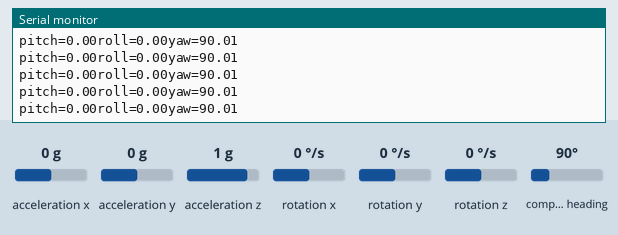
This sketch was run on a simulated Arduino Uno, built with avr-gcc and run on an emulated ATmega328P. Shown: the last lines printed to the serial monitor. The test bench sets the inputs (shaded band); at power-on: acceleration y 0 g, compass heading 90°, acceleration x 0 g, acceleration z 1 g, rotation x 0 °/s, rotation y 0 °/s, rotation z 0 °/s.

Above: at 1.2 s.
1.3 s: acceleration y set to 0.8 g
At 2.4 s:
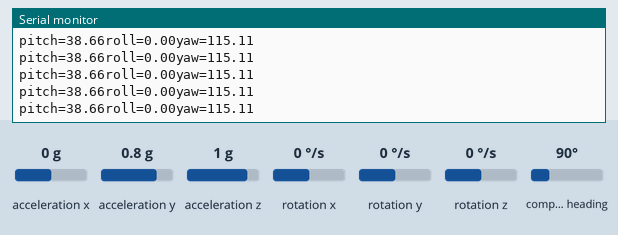
4.3 s: acceleration y set to 0 g
At 5.4 s:
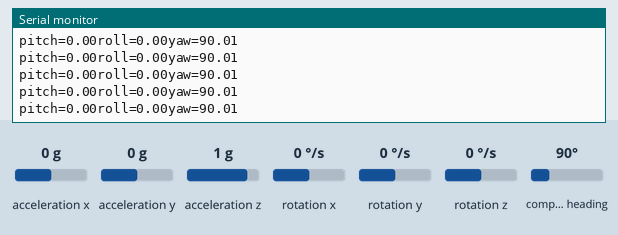
7.3 s: compass heading set to 7°
At 8.2 s:
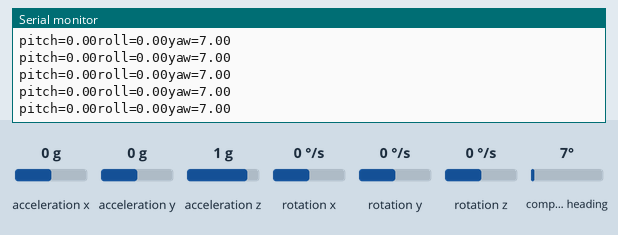
10.3 s: acceleration x set to -1.4 g
At 11.4 s:
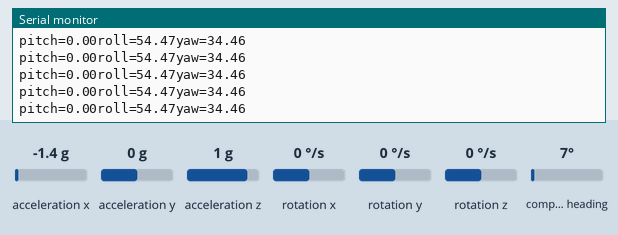
11.8 s: acceleration z set to -1.4 g
At 12.6 s:
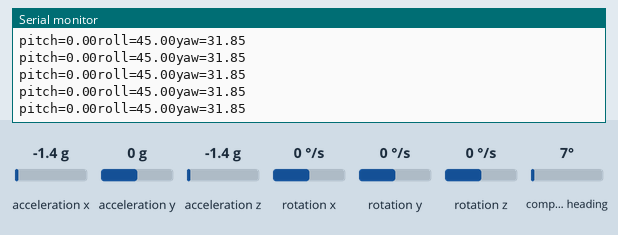
14.8 s: compass heading set to 180°
At 15.9 s:
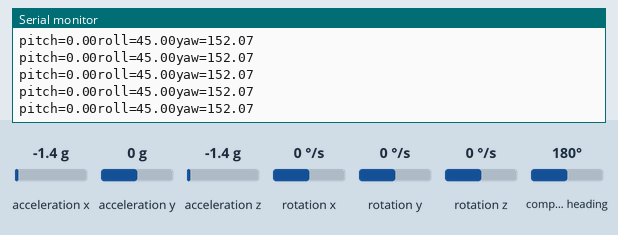
Timing chart, 0 to 17.8 s (numbered marks = the images above; inputs shaded):
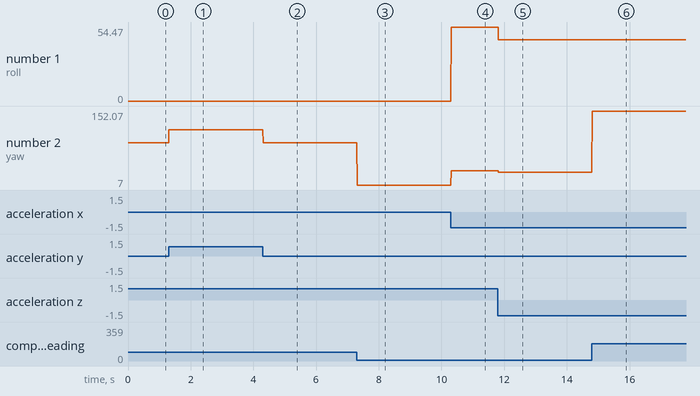

Measured:
- after the input at 1.3 s, the serial monitor: prints a new line at once (image 1)
- after the input at 4.3 s, the serial monitor: prints a new line at once (image 2)
- after the input at 7.3 s, the serial monitor: prints a new line at once (image 3)
- after the input at 10.3 s, the serial monitor: prints a new line at once (image 4)
- after the input at 11.8 s, the serial monitor: prints a new line at once (image 5)
- after the input at 14.8 s, the serial monitor: prints a new line at once (image 6)
- plotted number 1: 0 → 54.47 after the input at 10.3 s, 54.47 → 45 after the input at 11.8 s
- plotted number 2: 90.01 → 115.11 after the input at 1.3 s, 115.11 → 90.01 after the input at 4.3 s, 90.01 → 7 after the input at 7.3 s, 7 → 34.46 after the input at 10.3 s, 34.46 → 31.85 after the input at 11.8 s

The sketch:

gy9250_roll_pitch_yaw.ino
```cpp
#include "MPU9250.h"

// an MPU9250 object with the MPU-9250 sensor on I2C bus 0 with address 0x68
MPU9250 IMU(Wire, 0x68);
int status;
float roll, pitch, yaw;
float accelX, accelY, accelZ, gyroX, gyroY, gyroZ, magX, magY, magZ;
void setup() {
  // serial to display data
  Serial.begin(115200);
  while (!Serial) {}

  // start communication with IMU
  status = IMU.begin();
  if (status < 0) {
    Serial.println("IMU initialization unsuccessful");
    Serial.println("Check IMU wiring or try cycling power");
    Serial.print("Status: ");
    Serial.println(status);
    while (1) {}
  }
  status=IMU.calibrateAccel();
  if (status < 0) {
    Serial.println("Accel calibration failed");
  }
  Serial.println("Accel calibration Done");
  status=IMU.calibrateGyro();
  if (status < 0) {
    Serial.println("Gyro calibration failed");
  }
  else
    Serial.println("Gyro calibration Done");
  status=IMU.calibrateMag();
  if (status < 0) {
    Serial.println("Mag calibration failed");
  }
  else
    Serial.println("Mag calibration Done");
}

void loop() {
  // read the sensor
  IMU.readSensor();

  // display the data
  accelX = IMU.getAccelX_mss();
  accelY = IMU.getAccelY_mss();
  accelZ = IMU.getAccelZ_mss();
  gyroX = IMU.getGyroX_rads();
  gyroY = IMU.getGyroY_rads();
  gyroZ = IMU.getGyroZ_rads();
  magX = IMU.getMagX_uT();
  magY = IMU.getMagY_uT();
  magZ = IMU.getMagZ_uT();

  pitch = atan2 (accelY , ( sqrt ((accelX * accelX) + (accelZ * accelZ))));
  roll = atan2(-accelX , ( sqrt((accelY * accelY) + (accelZ * accelZ))));

  float Yh = (magY * cos(roll)) - (magZ * sin(roll));
  float Xh = (magX * cos(pitch)) + (magY * sin(roll) * sin(pitch)) + (magZ * cos(roll) * sin(pitch));

  yaw =  atan2(Yh, Xh);


  roll = roll * 57.3;
  pitch = pitch * 57.3;
  yaw = yaw * 57.3;

  Serial.print("pitch=");
  Serial.print(pitch);
  Serial.print("roll=");
  Serial.print(roll);
  Serial.print("yaw=");
  Serial.print(yaw);
  Serial.println();
}
```
